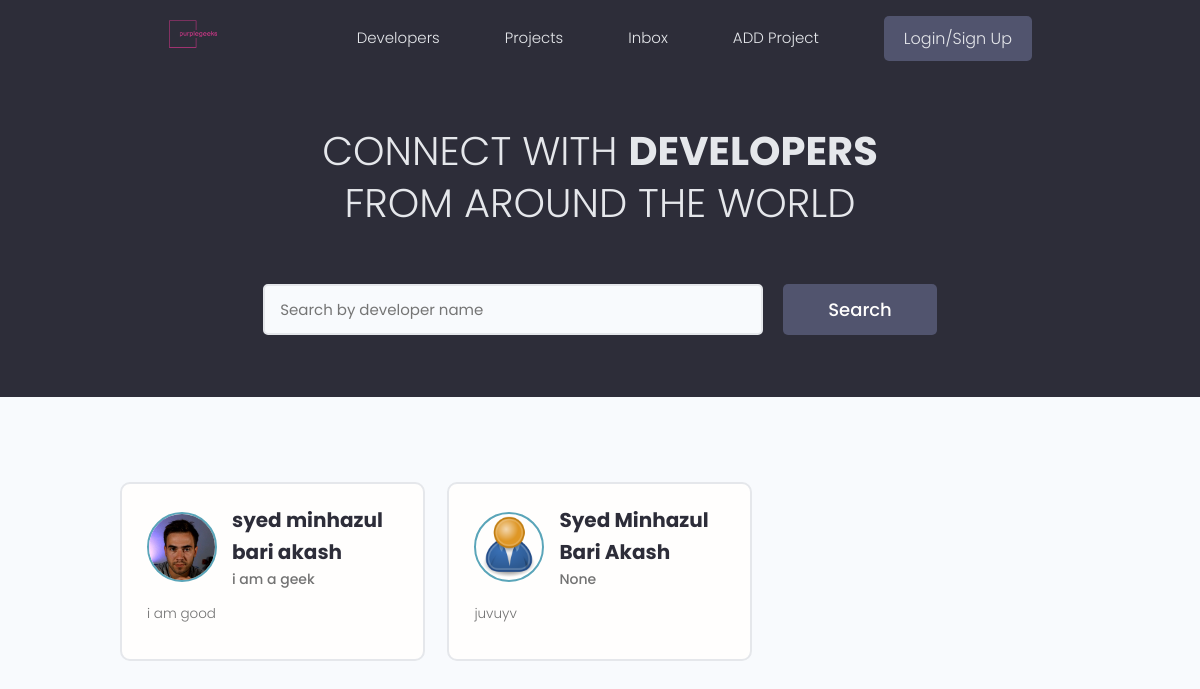
/, run on an earlier commit of the app's database.
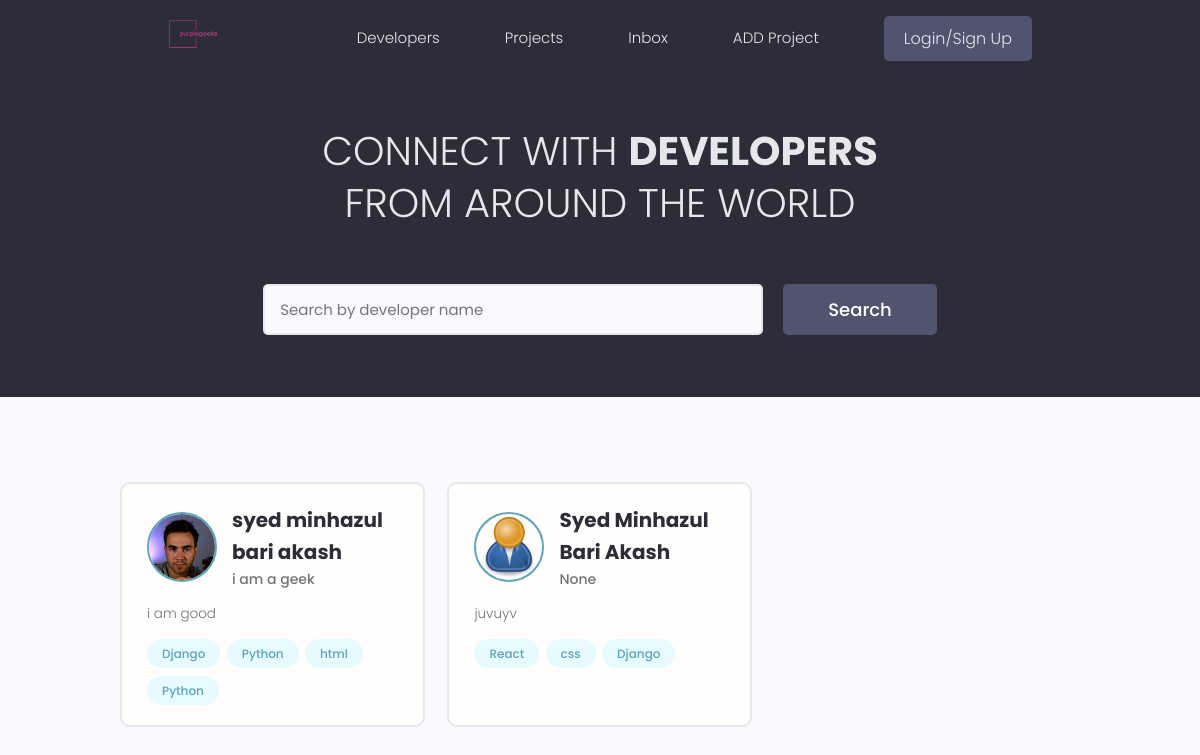
And on a later commit of the database.
### users/models.py (models this page shows, shortened)
class Profile(models.Model):
    user = models.OneToOneField(User, on_delete=models.CASCADE, null=True, blank=True)
    name = models.CharField(max_length=200, blank=True, null=True)
    email = models.EmailField(max_length=500, blank=True, null=True)
    username = models.CharField(max_length=200, blank=True, null=True)
    location = models.CharField(max_length=200, blank=True, null=True)
    short_intro = models.CharField(max_length=200, blank=True, null=True)
    bio = models.TextField(blank=True, null=True)
    profile_image = models.ImageField(null=True, blank=True, upload_to='profiles/', default="profiles/user-default.png")
    social_github = models.CharField(max_length=200, blank=True, null=True)
    social_twitter = models.CharField(max_length=200, blank=True, null=True)
    social_linkedin = models.CharField(max_length=200, blank=True, null=True)
    social_youtube = models.CharField(max_length=200, blank=True, null=True)
    social_website = models.CharField(max_length=200, blank=True, null=True)
    created = models.DateTimeField(auto_now_add=True)
    id = models.UUIDField(default=uuid.uuid4, unique=True, primary_key=True, editable=False)

class Skill(models.Model):
    owner = models.ForeignKey(Profile, on_delete=models.CASCADE, null = True, blank=True)
    name = models.CharField(max_length=200, blank=True, null = True)
    description = models.TextField(null=True, blank=True)
    created = models.DateTimeField(auto_now_add=True)
    id = models.UUIDField(default=uuid.uuid4, unique=True, primary_key=True, editable=False)
    def __str__(self):
        return str(self.name)

### users/views.py (the view)
# urls.py: path('',views.profiles, name = "profiles"),
def profiles(request):
    profiles = Profile.objects.all()
    context = {'profiles': profiles}
    return render(request, 'users/profiles.html', context)

### users/templates/users/profiles.html (shortened to what this page needs)
{% extends 'main.html'%}
{% block content %}
<main class="home">
    <section class="hero-section text-center">
      <div class="container container--narrow">
        <div class="hero-section__box">
          <h2>CONNECT WITH <span>DEVELOPERS</span></h2>
          <h2>FROM AROUND THE WORLD</h2>
        </div>
        <div class="hero-section__search">
          <form class="form" action="#" method="get">
            <div class="form__field">
              <input class="input input--text" id="formInput#search" type="text" name="text"
                placeholder="Search by developer name" />
            </div>
            <input class="btn btn--sub btn--lg" type="submit" value="Search" />
          </form>
        </div>
      </div>
    </section>
    <section class="devlist">
      <div class="container">
        <div class="grid grid--three">
          {% for profile in profiles %}
            <div class="column card">
            <div class="dev">
              <a href="{% url 'user-profile' profile.id %}" class="card__body">
                <div class="dev__profile">
                  <img class="avatar avatar--md" src="{{ profile.profile_image.url }}" alt="image" />
                  <div class="dev__meta">
                    <h3>{{profile.name}}</h3>
                    <h5>{{profile.short_intro|slice:"60"}}</h5>
                  </div>
                </div>
                <p class="dev__info">{{profile.bio|slice:"150"}}</p>
                <div class="dev__skills">
                    {% for skill in profile.skill_set.all|slice:"5" %}
                  <span class="tag tag--pill tag--main">
                    <small>{{skill}}</small>
                  </span>
                   {% endfor %}
                </div>
              </a>
            </div>
          </div>
          {% endfor %}
        </div>
      </div>
    </section>
  </main>
{% endblock content %}

What changed in the data, as far as the page shows it:
added Skill: name "Django", shown under Profile "syed minhazul bari akash"
added Skill: name "Python", shown under Profile "syed minhazul bari akash"
added Skill: name "html", shown under Profile "syed minhazul bari akash"
added Skill: name "Python", shown under Profile "syed minhazul bari akash"
added Skill: name "React", shown under Profile "Syed Minhazul Bari Akash"
added Skill: name "css", shown under Profile "Syed Minhazul Bari Akash"
added Skill: name "Django", shown under Profile "Syed Minhazul Bari Akash"
